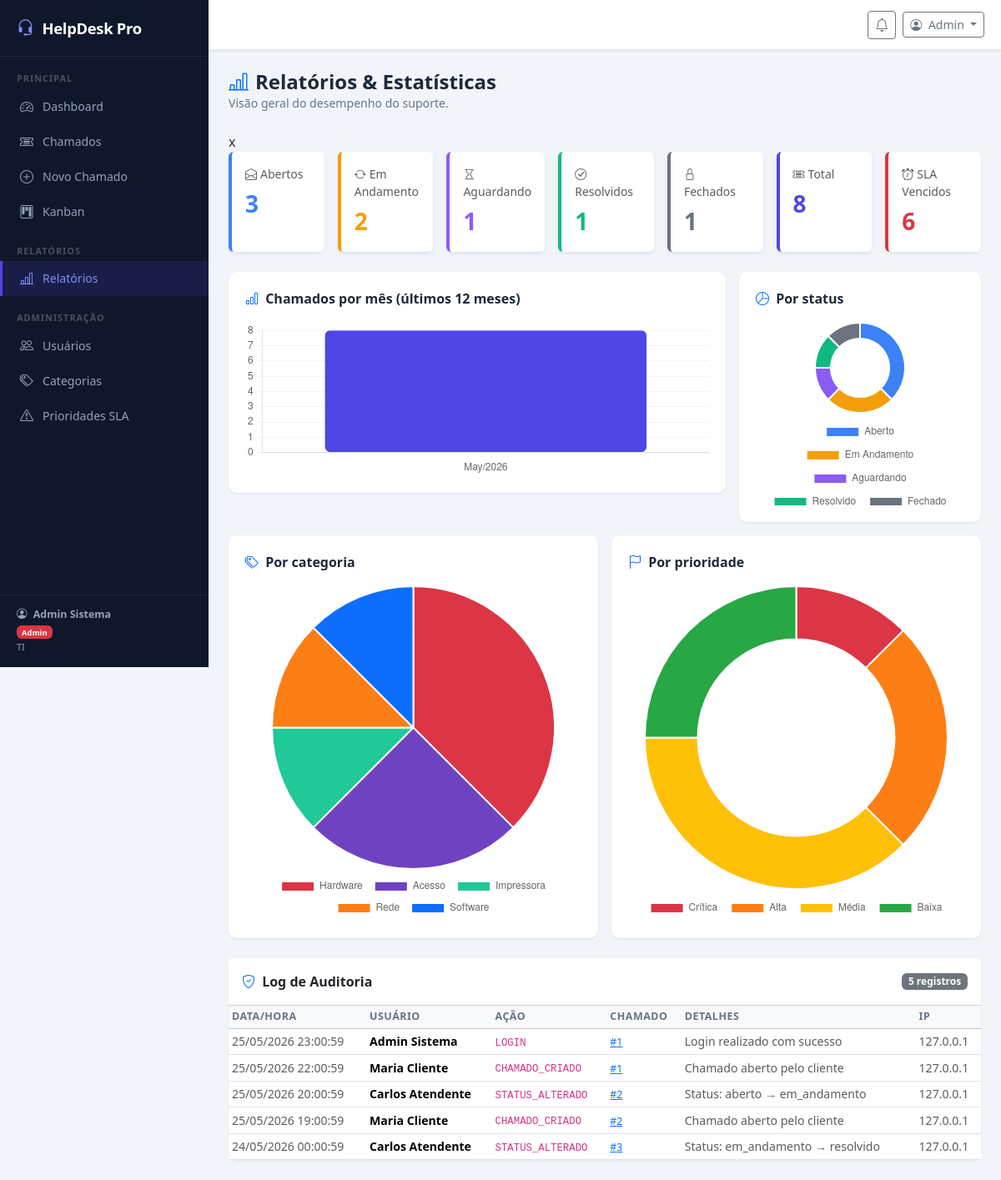
Screenshot of /?c=admin&a=relatorios (signed in) with the database file from the repository.
### tables this page shows
CREATE TABLE IF NOT EXISTS logs (
    id          INT AUTO_INCREMENT PRIMARY KEY,
    id_chamado  INT,
    id_usuario  INT          NOT NULL,
    acao        VARCHAR(100) NOT NULL,
    detalhes    TEXT,
    ip          VARCHAR(45),
    created_at  DATETIME DEFAULT CURRENT_TIMESTAMP,
    FOREIGN KEY (id_chamado) REFERENCES chamados(id) ON DELETE SET NULL,
    FOREIGN KEY (id_usuario) REFERENCES usuarios(id)
);

CREATE TABLE IF NOT EXISTS usuarios (
    id          INT AUTO_INCREMENT PRIMARY KEY,
    nome        VARCHAR(100)  NOT NULL,
    email       VARCHAR(100)  NOT NULL UNIQUE,
    senha       VARCHAR(255)  NOT NULL,
    perfil      ENUM('cliente','atendente','admin') DEFAULT 'cliente',
    departamento VARCHAR(100),
    telefone    VARCHAR(20),
    cpf             VARCHAR(14),
    data_nascimento DATE,
    ativo       TINYINT(1)   DEFAULT 1,
    created_at  DATETIME     DEFAULT CURRENT_TIMESTAMP,
    updated_at  DATETIME     DEFAULT CURRENT_TIMESTAMP ON UPDATE CURRENT_TIMESTAMP
);

### controller/BaseController.php (called while the page is built, shortened)
<?php
abstract class BaseController {
    protected function render(string $view, array $data = []): void {
        extract($data);
        include ROOT . '/view/partials/header.php';
        include ROOT . "/view/{$view}.php";
        include ROOT . '/view/partials/footer.php';
    }
}

### controller/AdminController.php (called while the page is built, shortened)
<?php
class AdminController extends BaseController {
    private LogModel        $logM;
    public function __construct() {
        $this->logM = new LogModel();
    }
    public function relatorios(): void {
        $logs          = $this->logM->listarRecentes(100);
        $this->render('admin/relatorios',
            compact('contagens','porCategoria','porMes','porPrioridade','slaVencidos','logs'));
    }
}

### index.php (called while the page is built, shortened)
<?php
require_once 'config/database.php';
require_once 'model/BaseModel.php';
require_once 'model/LogModel.php';
require_once 'controller/BaseController.php';
require_once 'controller/AdminController.php';
$a = preg_replace('/[^a-zA-Z]/', '', $_GET['a'] ?? 'index');
(new $classe())->$a();

### config/database.php (called while the page is built)
<?php
class Database {
    private static ?Database $instance = null;
    private PDO $pdo;
    private function __construct() {
        try {
            $dsn = "mysql:host=".DB_HOST.";port=".DB_PORT.";dbname=".DB_NAME.";charset=utf8mb4";
            $this->pdo = new PDO($dsn, DB_USER, DB_PASS, [
                PDO::ATTR_ERRMODE            => PDO::ERRMODE_EXCEPTION,
                PDO::ATTR_DEFAULT_FETCH_MODE => PDO::FETCH_OBJ,
                PDO::ATTR_EMULATE_PREPARES   => false,
            ]);
        } catch (PDOException $e) {
            die("<h2 style='font-family:sans-serif;color:#c00;padding:20px'>
                 Erro de conexão com o banco de dados:<br><small>{$e->getMessage()}</small></h2>");
        }
    }
    public static function getInstance(): self {
        if (self::$instance === null) self::$instance = new self();
        return self::$instance;
    }
    public function getConnection(): PDO { return $this->pdo; }
}

### model/BaseModel.php (called while the page is built, shortened)
<?php
abstract class BaseModel {
    public function __construct() {
        $this->db = Database::getInstance()->getConnection();
    }
}

### model/LogModel.php (called while the page is built, shortened)
<?php
class LogModel extends BaseModel {
    public function listarRecentes(int $limite = 50): array {
        $st = $this->db->prepare("
            SELECT l.*, u.nome AS nome_usuario
            FROM logs l
            JOIN usuarios u ON l.id_usuario = u.id
            ORDER BY l.created_at DESC
            LIMIT ?
        ");
        $st->execute([$limite]);
        return $st->fetchAll();
    }
}

### view/admin/relatorios.php (the view, shortened to what this page needs)
<?php $pageTitle = 'Relatórios — '.APP_NAME;
$total = array_sum((array)$contagens);
?>
<div class="page-header d-flex justify-content-between align-items-center flex-wrap gap-2">
    <div>
        <h4><i class="bi bi-bar-chart-line me-2 text-primary"></i>Relatórios & Estatísticas</h4>
        <p>Visão geral do desempenho do suporte.</p>
    </div>
</div>
x
<div class="row g-3 mb-4">
    <?php
    $resumo = [
        ['Abertos',       $contagens['aberto'],       '#3b82f6','bi-envelope-open'],
        ['Em Andamento',  $contagens['em_andamento'],  '#f59e0b','bi-arrow-repeat'],
        ['Aguardando',    $contagens['aguardando'],    '#8b5cf6','bi-hourglass'],
        ['Resolvidos',    $contagens['resolvido'],     '#10b981','bi-check-circle'],
        ['Fechados',      $contagens['fechado'],       '#6b7280','bi-lock'],
        ['Total',         $total,                      '#4f46e5','bi-ticket-detailed'],
        ['SLA Vencidos',  $slaVencidos,                '#dc3545','bi-alarm'],
    ];
    foreach ($resumo as [$label, $val, $cor, $icon]):
    ?>
    <div class="col-6 col-md-4 col-lg-3 col-xl">
        <div class="card border-0 shadow-sm h-100" style="border-left:4px solid <?= $cor ?> !important">
            <div class="card-body py-3">
                <div class="text-muted small mb-1"><i class="<?= $icon ?> me-1"></i><?= $label ?></div>
                <div class="fw-bold fs-3" style="color:<?= $cor ?>"><?= $val ?></div>
            </div>
        </div>
    </div>
    <?php endforeach; ?>
</div>
<div class="row g-3 mb-3">
    <div class="col-12 col-lg-8">
        <div class="card-chart">
            <div class="fw-semibold mb-3"><i class="bi bi-bar-chart me-1 text-primary"></i> Chamados por mês (últimos 12 meses)</div>
            <canvas id="chartMesRel" height="100"></canvas>
        </div>
    </div>
    <div class="col-12 col-lg-4">
        <div class="card-chart h-100">
            <div class="fw-semibold mb-3"><i class="bi bi-pie-chart me-1 text-primary"></i> Por status</div>
            <canvas id="chartStatusRel" style="max-height:220px"></canvas>
        </div>
    </div>
</div>
<div class="row g-3 mb-4">
    <div class="col-12 col-md-6">
        <div class="card-chart">
            <div class="fw-semibold mb-3"><i class="bi bi-tags me-1 text-primary"></i> Por categoria</div>
            <canvas id="chartCatRel" height="160"></canvas>
        </div>
    </div>
    <div class="col-12 col-md-6">
        <div class="card-chart">
            <div class="fw-semibold mb-3"><i class="bi bi-flag me-1 text-primary"></i> Por prioridade</div>
            <canvas id="chartPriRel" height="160"></canvas>
        </div>
    </div>
</div>
<div class="card table-card">
    <div class="card-header bg-white d-flex justify-content-between align-items-center py-3">
        <span class="fw-semibold"><i class="bi bi-shield-check me-1 text-primary"></i> Log de Auditoria</span>
        <span class="badge bg-secondary"><?= count($logs) ?> registros</span>
    </div>
    <div class="table-responsive" style="max-height:400px;overflow-y:auto">
        <table class="table table-sm table-hover mb-0">
            <thead class="table-light sticky-top">
                <tr><th>Data/Hora</th><th>Usuário</th><th>Ação</th><th>Chamado</th><th>Detalhes</th><th>IP</th></tr>
            </thead>
            <tbody>
            <?php foreach($logs as $l): ?>
            <tr>
                <td class="small text-muted text-nowrap"><?= date('d/m/Y H:i:s', strtotime($l->created_at)) ?></td>
                <td class="small fw-semibold"><?= htmlspecialchars($l->nome_usuario) ?></td>
                <td><code class="small"><?= htmlspecialchars($l->acao) ?></code></td>
                <td>
                    <?php if ($l->id_chamado): ?>
                    <a href="<?= APP_URL ?>/?c=chamados&a=show&id=<?= $l->id_chamado ?>" class="small">#<?= $l->id_chamado ?></a>
                    <?php else: ?><span class="text-muted">—</span><?php endif; ?>
                </td>
                <td class="small text-muted"><?= htmlspecialchars($l->detalhes ?? '') ?></td>
                <td class="small text-muted"><?= htmlspecialchars($l->ip ?? '') ?></td>
            </tr>
            <?php endforeach; ?>
            </tbody>
        </table>
    </div>
</div>

### assets/css/app.css (style rules this page uses)
:root { --sidebar-w : 250px; --sidebar-bg : #0f172a; --sidebar-text : #94a3b8; --sidebar-active : #4f46e5; --topbar-h : 60px; --radius : 10px; --shadow : 0 1px 3px rgba(0,0,0,.08); --bg-page : #f1f5f9; }
*, *::before, *::after { box-sizing: border-box; }
body { font-family : 'Segoe UI', system-ui, sans-serif; background : var(--bg-page); color : #1e293b; margin : 0; }
.table-card { border:none; border-radius:var(--radius); box-shadow:var(--shadow); }
.table-card .table { margin:0; }
.table-card .table th { font-size:.78rem; text-transform:uppercase; letter-spacing:.5px; color:#64748b; border-top:none; }
.table-card .table td { vertical-align:middle; font-size:.88rem; }
.page-header { margin-bottom:24px; }
.page-header h4 { font-weight:700; color:#1e293b; margin:0; }
.page-header p { color:#64748b; font-size:.88rem; margin:0; }
.card-chart { background:#fff; border-radius:var(--radius); box-shadow:var(--shadow); padding:20px; }

### rows the page displays
logs: created_at "25/05/2026 23:00:59", id_usuario.nome "Admin Sistema", acao "LOGIN", id_chamado "1", detalhes "Login realizado com sucesso", ip "127.0.0.1"
logs: created_at "25/05/2026 22:00:59", id_usuario.nome "Maria Cliente", acao "CHAMADO_CRIADO", id_chamado "1", detalhes "Chamado aberto pelo cliente", ip "127.0.0.1"
logs: created_at "25/05/2026 20:00:59", id_usuario.nome "Carlos Atendente", acao "STATUS_ALTERADO", id_chamado "2", detalhes "Status: aberto → em_andamento", ip "127.0.0.1"
logs: created_at "25/05/2026 19:00:59", id_usuario.nome "Maria Cliente", acao "CHAMADO_CRIADO", id_chamado "2", detalhes "Chamado aberto pelo cliente", ip "127.0.0.1"
logs: created_at "24/05/2026 00:00:59", id_usuario.nome "Carlos Atendente", acao "STATUS_ALTERADO", id_chamado "3", detalhes "Status: em_andamento → resolvido", ip "127.0.0.1"

### other values shown
$u->nome "Admin Sistema"
$u->perfil "Admin"
$u->departamento "TI"
explode(' ', $u->nome)[0] "Admin"
$label "Abertos"
$val "3"
$label "Em Andamento"
$val "2"
$label "Aguardando"
$val "1"
$label "Resolvidos"
$label "Fechados"
$label "Total"
$val "8"
$label "SLA Vencidos"
